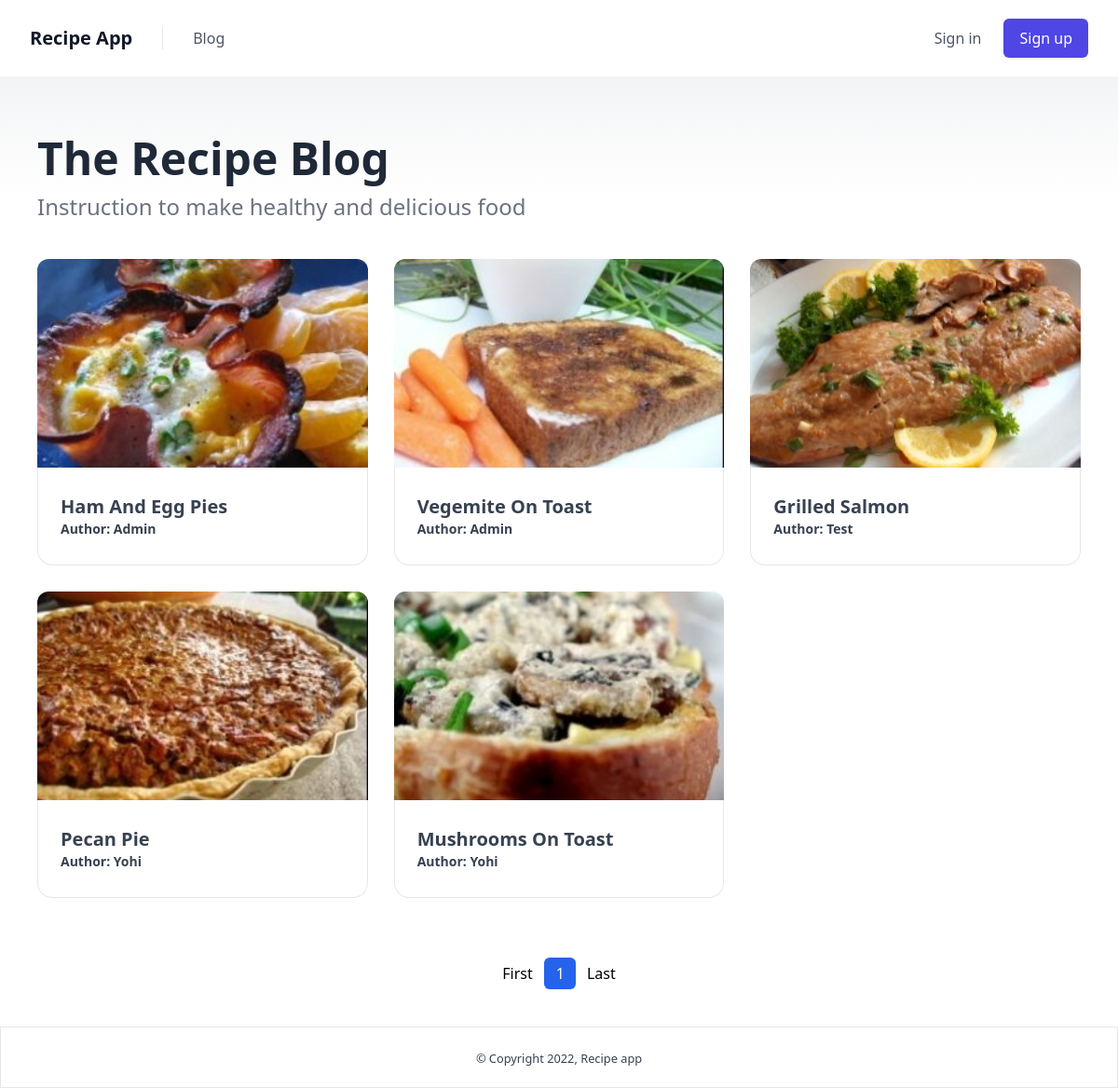
The app's page /, older data.
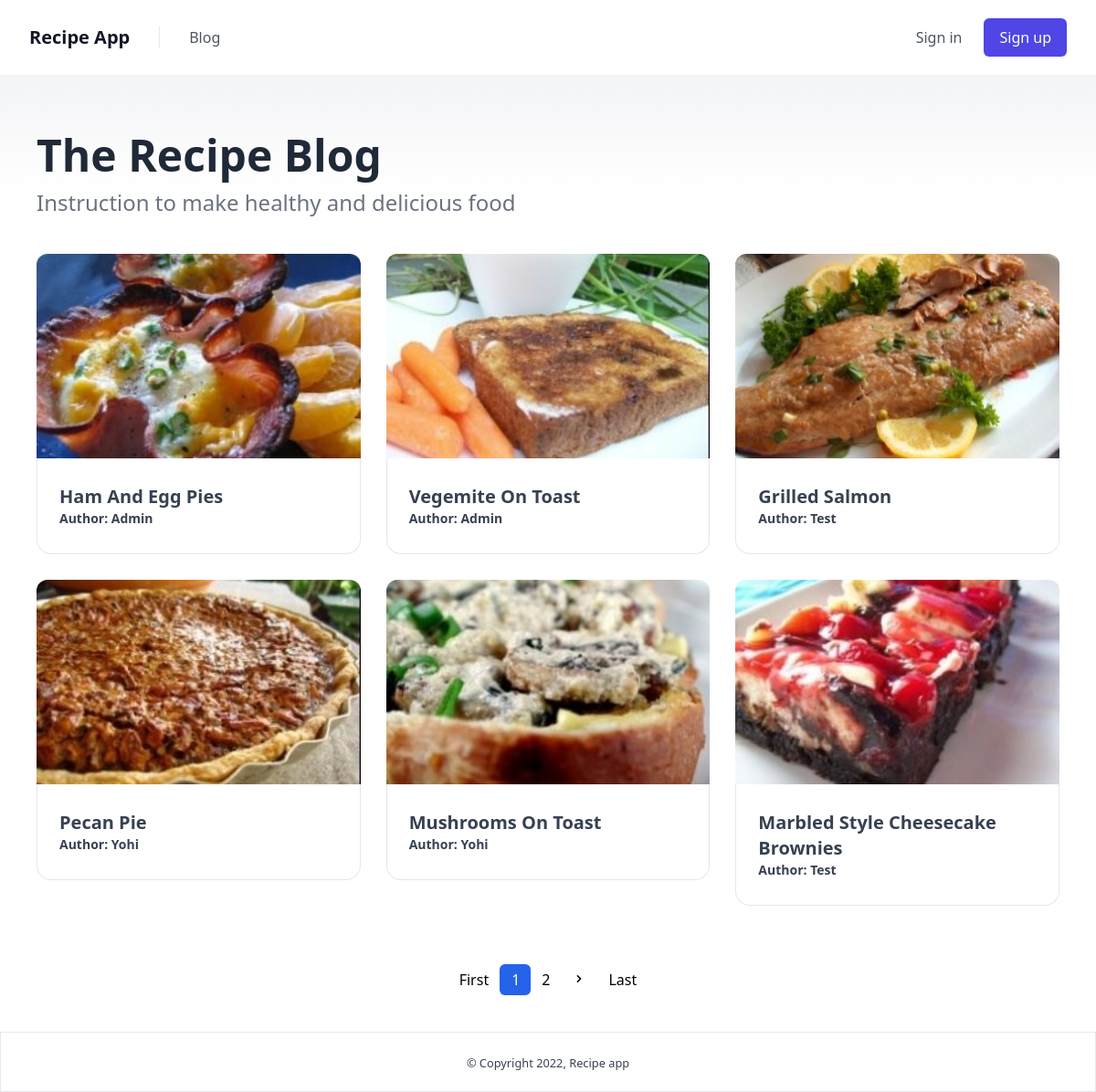
The same page, newer data.
### recipe/models.py (models this page shows, shortened)
class Recipe(models.Model):
    author = models.ForeignKey(settings.AUTH_USER_MODEL, related_name='author', on_delete=models.CASCADE)
    name = models.CharField(max_length=255)
    image = models.ImageField(upload_to='uploads/', null=True, blank=True)
    directions = models.TextField()
    updated = models.DateTimeField(auto_now_add=True)
    created = models.DateTimeField(auto_now=True)
    @property
    def get_image(self):
        if not self.image:
            return '/media/uploads/placeholder-image.png'
        return self.image.url

### account/models.py (models this page shows, shortened)
class Account(AbstractBaseUser, PermissionsMixin):
    email = models.EmailField(verbose_name='email', max_length=60, unique=True)
    username = models.CharField(max_length=30, unique=True)
    date_joined = models.DateTimeField(verbose_name='date joined', auto_now_add=True)
    last_login = models.DateTimeField(verbose_name='last login', auto_now=True)
    is_admin = models.BooleanField(default=False)
    is_active = models.BooleanField(default=True)
    is_staff = models.BooleanField(default=False)
    is_superuser = models.BooleanField(default=False)
    USERNAME_FIELD = 'email'
    REQUIRED_FIELDS = ['username']
    objects = MyAccountManager()
    def __str__(self):
        return self.username

### recipe/views.py (the view)
# urls.py: path('', views.IndexView.as_view(), name='index'),
class IndexView(ListView):
    model = Recipe
    template_name = "index.html"
    paginate_by = 6
    context_object_name = 'recipes'
    ordering = ['created']

### templates/index.html
{% extends 'base.html' %}
{% block content %}
<div class="min-h-screen">
    {% include 'components/content.html' %}
    {% include 'components/pagination.html' %}
</div>
{% endblock%}

### templates/components/content.html
<section class="relative w-full bg-white">
    <div class="absolute w-full h-32 bg-gradient-to-b from-gray-100 to-white"></div>
    <div class="relative w-full px-5 py-10 mx-auto sm:py-12 md:py-16 md:px-10 max-w-7xl">
        <h1 class="mb-1 text-4xl font-extrabold leading-none text-gray-800 lg:text-5xl xl:text-6xl sm:mb-3">The Recipe Blog</h1>
        <p class="mb-10 text-lg font-medium text-gray-500 sm:text-2xl">Instruction to make healthy and delicious food</p>
        <div class="grid grid-cols-12 col-span-12 gap-7">
            {% for recipe in recipes %}
            <div class=" flex flex-col items-start col-span-12 overflow-hidden rounded-xl md:col-span-6 lg:col-span-4">
                <a href="{% url 'detail' recipe.id %}" class="w-full block transition duration-200 ease-out transform hover:scale-110">
                    <img class="object-cover w-full shadow-sm max-h-56" src="{{recipe.get_image}}" loading="lazy">
                </a>
                <div class="text-gray-700 relative w-full flex flex-col items-start px-6 bg-white border border-t-0 border-gray-200 py-7 rounded-b-2xl">
                    <h2 class="text-base font-bold sm:text-lg md:text-xl">{{ recipe.name|title }}</h2>
                    <p class="font-bold text-sm">Author: {{recipe.author|title }}</p>
                </div>
            </div>
            {%endfor%}
        </div>
    </div>
</section>

Row changes from the older to the newer data that the page shows:
added Recipe: get_image (picture), name "Marbled Style Cheesecake Brownies", author "Test"
Text that changed along with them:
new list line: "2"
